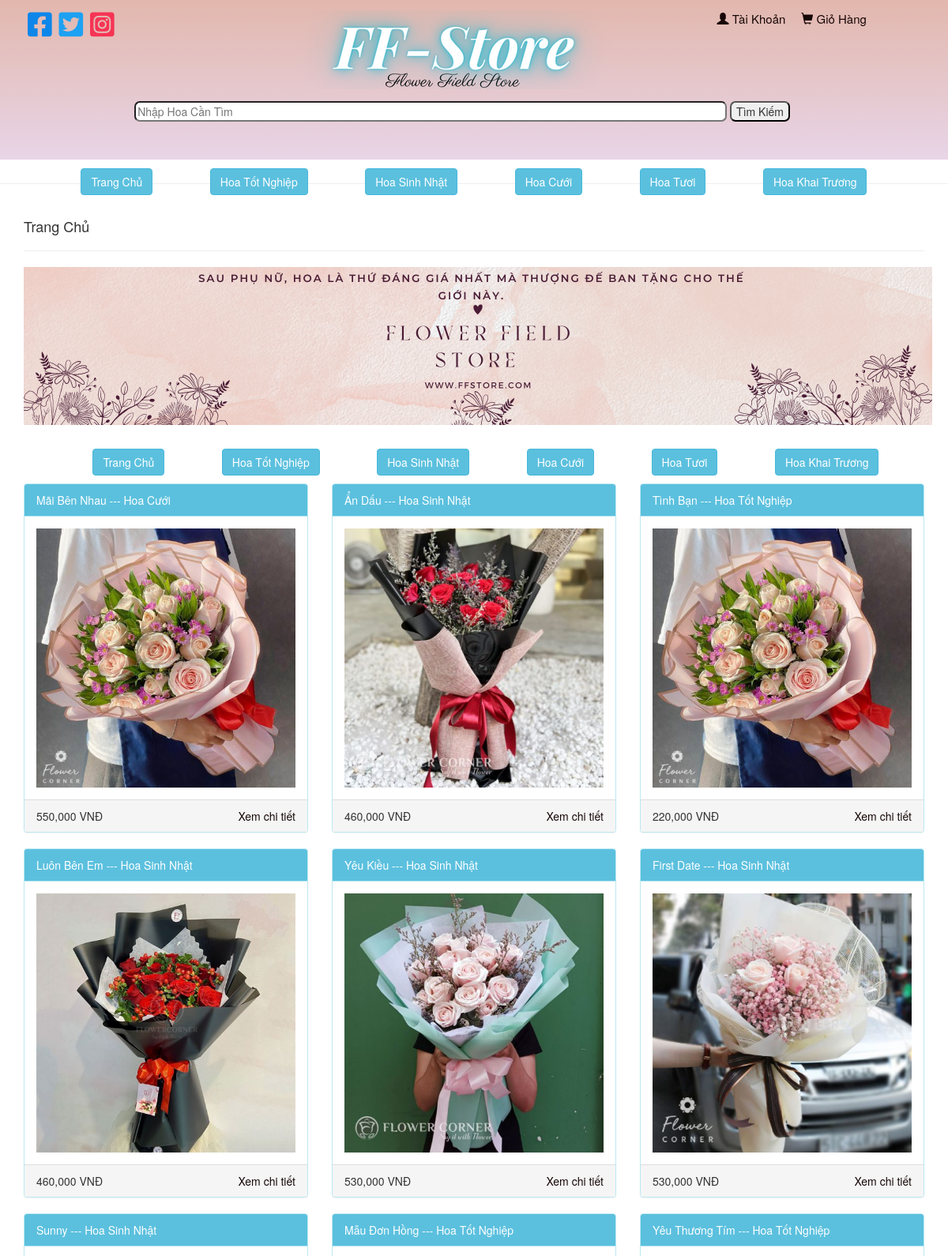
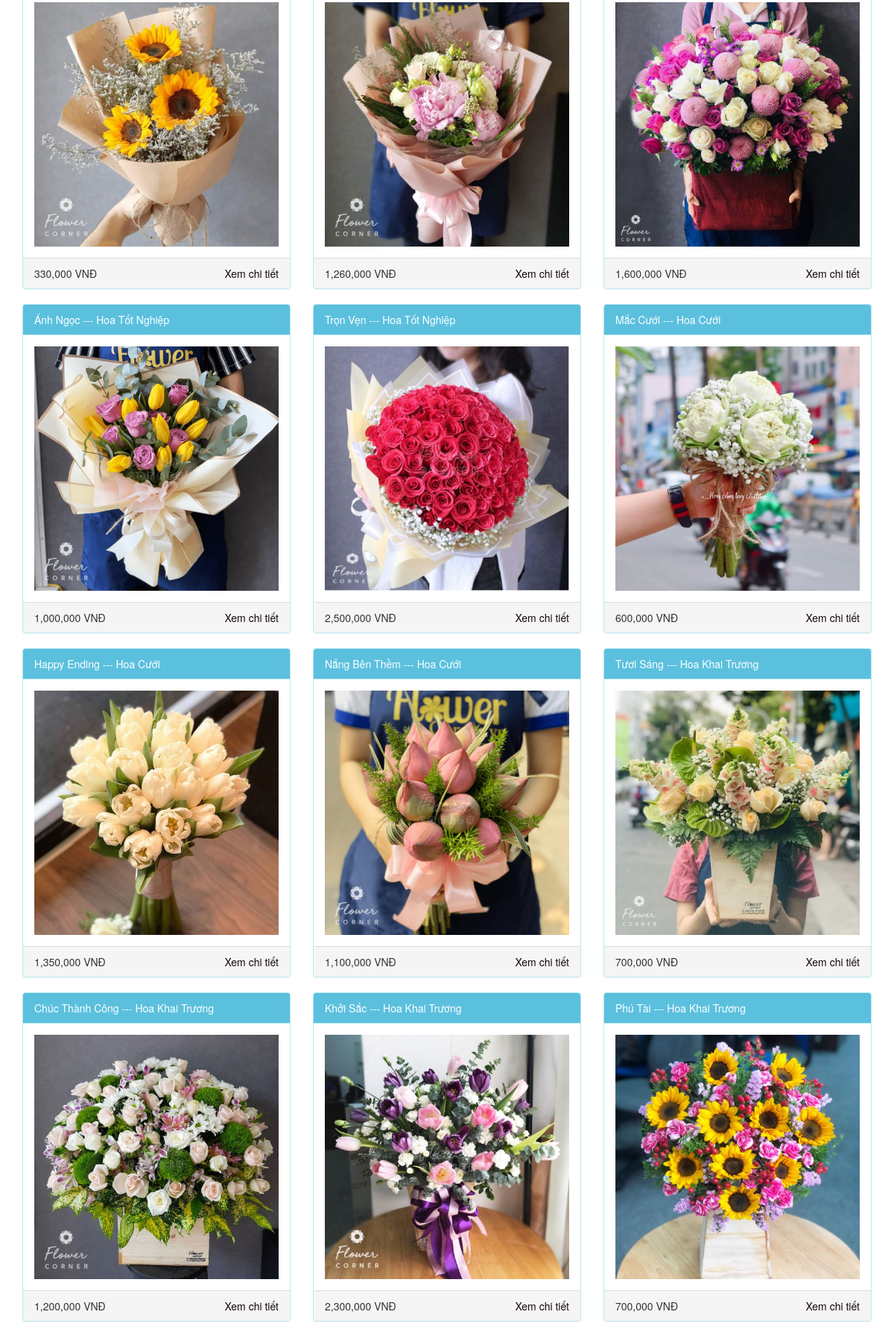
/client/index.php (upper part), run on the app's committed database (2 pictures, top to bottom).
### tables this page shows
CREATE TABLE `danhmuc` (
  `MaLoaiSP` int(11) NOT NULL,
  `TenLoaiSP` varchar(20) NOT NULL
);

CREATE TABLE `sanpham` (
  `MaSP` int(20) NOT NULL,
  `TenSP` varchar(20) DEFAULT NULL,
  `Gia` int(20) DEFAULT NULL,
  `HinhAnh` varchar(150) DEFAULT NULL,
  `MoTaSP` varchar(100) DEFAULT NULL,
  `TrangThaiSP` varchar(20) DEFAULT NULL,
  `MaLoaiSP` int(11) DEFAULT NULL,
  `SoLuong` int(200) DEFAULT NULL
);

### client/index.php (called while the page is built, shortened)
<?php
    $baseUrl = $_SERVER['PHP_SELF'];
    include('../client/theme.php')
?>

### admin/sanpham.php (called while the page is built, shortened)
<?php
include ('danhmuc.php');
class SanPham {
    public static function LayDSSanPham($conn, $tim="") {
        $sql = "SELECT * FROM sanpham WHERE TenSP LIKE '%$tim%'";
        $result = $conn->query($sql);
        $sanPhamList = array();
        if ($result->num_rows > 0) {
          while($row = $result->fetch_assoc()) {
            $danhmuc_obj = danhmuc::layDanhmucSP($conn,$row["MaLoaiSP"]);
            $sp_obj = new SanPham();
            $sp_obj->MaSP = $row["MaSP"];
            $sp_obj->TenSP = $row["TenSP"];
            $sp_obj->Gia = $row["Gia"];
            $sp_obj->HinhAnh = $row["HinhAnh"];
            $sp_obj->TrangThaiSP = $row["TrangThaiSP"];
            $sp_obj->MoTaSP = $row["MoTaSP"];
            $sp_obj->MaLoaiSP = $danhmuc_obj->TenLoaiSP;
            $sp_obj->SoLuong = $row["SoLuong"];
            $sanPhamList[] = $sp_obj;
          }
        }
        return $sanPhamList;
    }
  }
?>

### admin/danhmuc.php (called while the page is built, shortened)
<?php
    class danhmuc {
        public static function layDanhmucSP($conn, $id) {
            $sql = "SELECT * FROM danhmuc WHERE MaLoaiSP = $id";
            $result = mysqli_query($conn, $sql);
            $danhmuc = new danhmuc();
            $row = mysqli_fetch_assoc($result);
            $danhmuc->MaLoaiSP = $row['MaLoaiSP'];
            $danhmuc->TenLoaiSP = $row['TenLoaiSP'];
            return $danhmuc;
        }
    }
?>

### client/home.php (the view)
<?php
include('../client/connectdb.php');
?>
<div class="" style ="margin-bottom: 50px;width:100%;">
<img src="../admin/uploads/banner.png" alt="">
</div>
<?php
  include ('../admin/sanpham.php');
  $tim=isset($_GET["search"]) ?$_GET["search"]:"";
  $sanPhamList = SanPham::LayDSSanPham($conn,$tim);
  if(count($sanPhamList)>0){
?>
<div class="row">
    <?php
    foreach($sanPhamList as $sanPham) {
    ?>
    <div class="col-md-4">
        <div class="card mb-4 shadow-sm">
            <div class="panel panel-info" >
                <div class="panel-heading" style = "background-color: #5bc0de; color: white;"><?php echo $sanPham->TenSP .' --- '. $sanPham->MaLoaiSP?></div>
                <div class="panel-body"><img src="<?php echo '../admin/uploads/'.$sanPham->HinhAnh; ?>"
                        class="img-responsive" style="width: 100%" alt="Image"></div>
                <div class="panel-footer" style="display: flex;justify-content: space-between">
                    <?php echo number_format($sanPham->Gia); ?> VNĐ
                    <a href='<?php echo "$baseUrl?p=spct&&id=$sanPham->MaSP" ?>'>Xem chi tiết</a>
                </div>
            </div>
        </div>
    </div>
    <?php
    }
    ?>
</div>
<?php
  }
  else{
    echo 'Chua co san pham';
  }
?>
 <?php include('phantrang.php');?>

### client/danhmuc.php
<?php
    include("../client/connectdb.php");
    $sql = "SELECT * FROM danhmuc";
    $result = mysqli_query($conn, $sql);
?>
<div class="container">
    <div class="danhmuc">
        <a href="index.php"><button type="button" class="btn btn-info">Trang Chủ</button></a>
        <?php while ($row = mysqli_fetch_assoc($result)): ?>
            <?php $idmaloaisp = $row['MaLoaiSP'] ?>
            <a href="<?php  echo "$baseUrl?p=danhmuc&&id= $idmaloaisp" ?>">
            <button type="button" class="btn btn-info"><?php echo $row['TenLoaiSP']; ?></button>
            </a>
        <?php endwhile; ?>
    </div>
</div>

### client/asset/style.css (style rules this page uses)
.danhmuc { margin-top: -20px; margin-bottom: 10px; display: flex; justify-content: space-evenly; }

### admin/asset/css/mycss.css (style rules this page uses)
a { color: #170707; }

### data on the page
danhmuc: TenLoaiSP "Hoa Tốt Nghiệp"
danhmuc: TenLoaiSP "Hoa Sinh Nhật"
danhmuc: TenLoaiSP "Hoa Cưới"
danhmuc: TenLoaiSP "Hoa Tươi"
danhmuc: TenLoaiSP "Hoa Khai Trương"
sanpham: TenSP "Mãi Bên Nhau", MaLoaiSP.TenLoaiSP "Hoa Cưới", HinhAnh (picture), Gia "550,000"
sanpham: TenSP "Ẩn Dấu", MaLoaiSP.TenLoaiSP "Hoa Sinh Nhật", HinhAnh (picture), Gia "460,000"
sanpham: TenSP "Tình Bạn", MaLoaiSP.TenLoaiSP "Hoa Tốt Nghiệp", HinhAnh (picture), Gia "220,000"
sanpham: TenSP "Luôn Bên Em", MaLoaiSP.TenLoaiSP "Hoa Sinh Nhật", HinhAnh (picture), Gia "460,000"
sanpham: TenSP "Yêu Kiều", MaLoaiSP.TenLoaiSP "Hoa Sinh Nhật", HinhAnh (picture), Gia "530,000"
sanpham: TenSP "First Date", MaLoaiSP.TenLoaiSP "Hoa Sinh Nhật", HinhAnh (picture), Gia "530,000"
sanpham: TenSP "Sunny", MaLoaiSP.TenLoaiSP "Hoa Sinh Nhật", HinhAnh (picture), Gia "330,000"
sanpham: TenSP "Mẫu Đơn Hồng", MaLoaiSP.TenLoaiSP "Hoa Tốt Nghiệp", HinhAnh (picture), Gia "1,260,000"
sanpham: TenSP "Yêu Thương Tím", MaLoaiSP.TenLoaiSP "Hoa Tốt Nghiệp", HinhAnh (picture), Gia "1,600,000"
sanpham: TenSP "Ánh Ngọc", MaLoaiSP.TenLoaiSP "Hoa Tốt Nghiệp", HinhAnh (picture), Gia "1,000,000"
sanpham: TenSP "Trọn Vẹn", MaLoaiSP.TenLoaiSP "Hoa Tốt Nghiệp", HinhAnh (picture), Gia "2,500,000"
sanpham: TenSP "Mắc Cưới", MaLoaiSP.TenLoaiSP "Hoa Cưới", HinhAnh (picture), Gia "600,000"
sanpham: TenSP "Happy Ending", MaLoaiSP.TenLoaiSP "Hoa Cưới", HinhAnh (picture), Gia "1,350,000"
sanpham: TenSP "Nắng Bên Thềm", MaLoaiSP.TenLoaiSP "Hoa Cưới", HinhAnh (picture), Gia "1,100,000"
sanpham: TenSP "Tươi Sáng", MaLoaiSP.TenLoaiSP "Hoa Khai Trương", HinhAnh (picture), Gia "700,000"
sanpham: TenSP "Chúc Thành Công", MaLoaiSP.TenLoaiSP "Hoa Khai Trương", HinhAnh (picture), Gia "1,200,000"
sanpham: TenSP "Khởi Sắc", MaLoaiSP.TenLoaiSP "Hoa Khai Trương", HinhAnh (picture), Gia "2,300,000"
sanpham: TenSP "Phú Tài", MaLoaiSP.TenLoaiSP "Hoa Khai Trương", HinhAnh (picture), Gia "700,000"

### other printed values
$pages[$page][0] "Trang Chủ"
